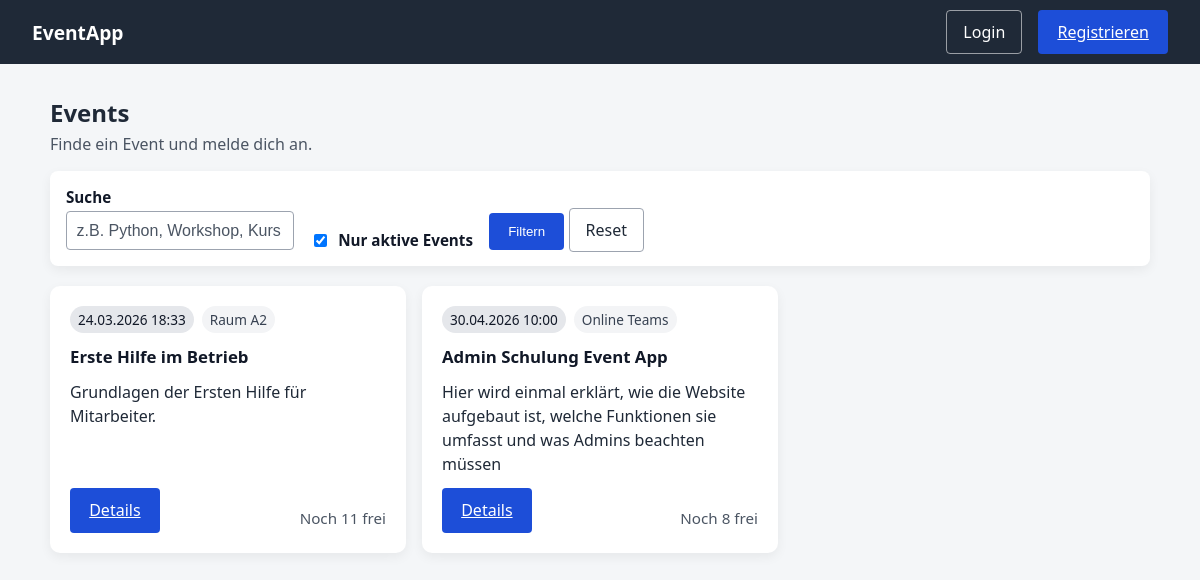
The page / on the database its author committed.
### app/models.py (models this page shows)
class Event(Base):
    __tablename__ = "events"
    id = Column(Integer, primary_key=True)
    title = Column(String, nullable=False)
    description = Column(String)
    starts_at = Column(DateTime)
    ends_at = Column(DateTime)
    location = Column(String)
    max_participants = Column(Integer, default=0)
    is_active = Column(Boolean, default=True)
    created_at = Column(DateTime, default=datetime.utcnow)
    bookings = relationship("Booking", back_populates="event")

### app/routers/web/pages.py (the view)
@router.get("/", response_class=HTMLResponse)
def home(
    request: Request,
    q: Optional[str] = None,
    active: int = 1,
    db: Session = Depends(get_db),
    user = Depends(get_current_user_optional),
):
    events, free_map = event_service.get_events_for_homepage(db=db, q=q, active=active)
    return templates.TemplateResponse(
    "home.html",
    {
        "request": request,
        "events": events,
        "free_map": free_map,
        "q": q or "",
        "active": active,
        "user": user
    }
)

### templates/home.html
{% extends "base.html" %} {% block title %}Events{% endblock %} {% block content
%}
<div class="container-wide">
  <section class="page-header">
    <div>
      <h1>Events</h1>
      <p class="muted">Finde ein Event und melde dich an.</p>
    </div>
  </section>
  <form
    class="filter-bar"
    method="get"
    role="search"
    aria-label="Events filtern"
  >
    <div class="filter-row">
      <div class="filter-item">
        <label for="q">Suche</label>
        <input
          id="q"
          name="q"
          type="text"
          value="{{ q }}"
          placeholder="z.B. Python, Workshop, Kurs"
        />
      </div>
      <div class="filter-item filter-check">
        <label class="check">
          <input type="checkbox" name="active" value="1" {% if active == 1 %}checked{% endif %}>
          Nur aktive Events
        </label>
      </div>
      <div class="filter-item">
        <button class="btn-primary btn-small" type="submit">Filtern</button>
        <a class="btn-link" href="/">Reset</a>
      </div>
    </div>
  </form>
  {% if events %}
  <div class="card-grid" role="list" aria-label="Eventliste">
    {% for e in events %}
    <article class="event-card" role="listitem">
      <div class="event-meta">
        {% if e.starts_at %}
        <div class="pill">{{ e.starts_at.strftime("%d.%m.%Y %H:%M") }}</div>
        {% else %}
        <div class="pill">Termin folgt</div>
        {% endif %} {% if e.location %}
        <div class="pill pill-light">{{ e.location }}</div>
        {% endif %}
      </div>
      <h2 class="event-title">{{ e.title }}</h2>
      {% if e.description %}
      <p class="event-desc">{{ e.description }}</p>
      {% else %}
      <p class="event-desc muted">Keine Beschreibung vorhanden.</p>
      {% endif %}
      <div class="event-actions">
        <a class="btn-primary btn-small" href="/events/{{ e.id }}">Details</a>
        {% set free = free_map.get(e.id) %} {% if free is none %}
        <span class="muted small">Unbegrenzt</span>
        {% else %} {% if free > 0 %}
        <span class="muted small">Noch {{ free }} frei</span>
        {% else %}
        <span class="pill pill-danger">Ausgebucht</span>
        {% endif %} {% endif %}
      </div>
    </article>
    {% endfor %}
  </div>
  {% else %}
  <div class="empty-state">
    <h2>Keine Events gefunden</h2>
    <p class="muted">Passe den Filter an oder setze ihn zurück.</p>
  </div>
  {% endif %}
</div>
{% endblock %}

### static/styles.css (style rules this page uses)
body { font-family: system-ui, sans-serif; margin: 0; background: #f4f6f8; color: #1f2937; padding-top: 64px; }
.container-wide { max-width: 1100px; margin: 2rem auto; padding: 0 1.5rem; }
.btn-link { background: transparent; border: 1px solid #9ca3af; color: #1f2937; padding: 0.6rem 1rem; border-radius: 4px; text-decoration: none; }
.btn-small { padding: 0.45rem 0.75rem; }
input { padding: 0.6rem; border-radius: 4px; border: 1px solid #9ca3af; font-size: 1rem; color: #111827; background: #ffffff; }
input::placeholder { color: #4b5563; opacity: 1; }
.btn-primary { background: #1d4ed8; color: white; border: none; padding: 0.7rem 1.2rem; border-radius: 4px; cursor: pointer; }
.small { font-size: 0.95rem; margin-top: 1rem; }
.muted { color: #4b5563; }
.page-header { margin-bottom: 1rem; }
.page-header h1 { margin: 0; }
.page-header p { margin: 0.25rem 0 0; color: #4b5563; }
.filter-bar { background: white; border-radius: 8px; padding: 1rem; margin-bottom: 1.25rem; box-shadow: 0 4px 12px rgba(0, 0, 0, 0.06); }
.filter-row { display: flex; gap: 1rem; flex-wrap: wrap; align-items: flex-end; }
.filter-item label { display: block; font-size: 0.95rem; font-weight: 600; color: #111827; margin-bottom: 0.25rem; }
.filter-check label { display: flex; gap: 0.5rem; align-items: center; margin: 0; color: #111827; }
.card-grid { display: grid; grid-template-columns: repeat(3, 1fr); gap: 1rem; }
.event-card { background: white; padding: 1.25rem; border-radius: 10px; box-shadow: 0 4px 12px rgba(0, 0, 0, 0.06); display: flex; flex-direction: column; gap: 0.75rem; }
.event-meta { display: flex; gap: 0.5rem; flex-wrap: wrap; }
.pill { font-size: 0.85rem; padding: 0.25rem 0.5rem; border-radius: 999px; background: #e5e7eb; color: #111827; }
.pill-light { background: #f3f4f6; color: #374151; }
.event-title { font-size: 1.05rem; margin: 0; color: #111827; }
.event-desc { margin: 0; line-height: 1.5; color: #1f2937; }
.event-actions { display: flex; justify-content: space-between; align-items: center; margin-top: auto; }

### rows shown on the page
Event: starts_at "24.03.2026 18:33", location "Raum A2", title "Erste Hilfe im Betrieb", description "Grundlagen der Ersten Hilfe für Mitarbeiter.", free "11"
Event: starts_at "30.04.2026 10:00", location "Online Teams", title "Admin Schulung Event App", description "Hier wird einmal erklärt, wie die Website aufgebaut ist, welche Funktionen sie umfasst und was Admins beachten müssen", free "8"
